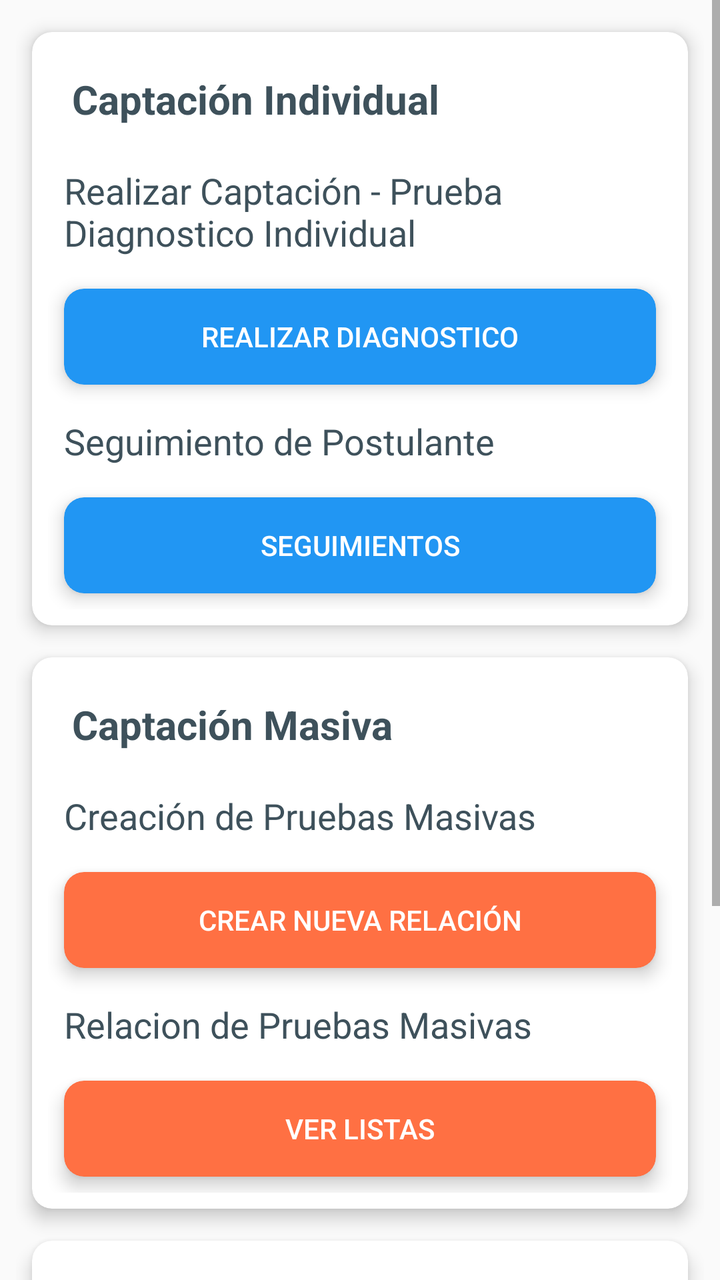
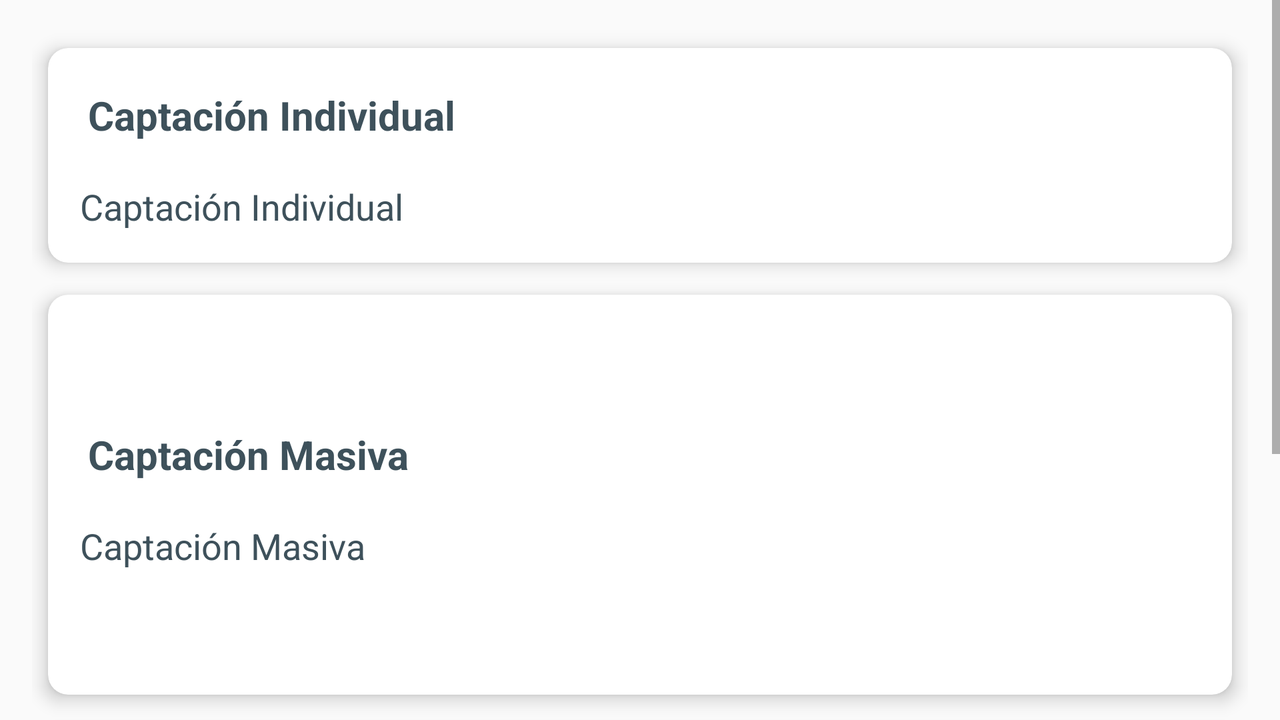

Two renders of one Android screen. The first uses the default layout on a phone; the second uses the alternative layout the repository ships for a different screen configuration, on a matching device. The two XML files are below.
<!-- AndroidManifest.xml: application theme AppTheme.NoActionBar -->
<!-- res/layout/fragment_captacion.xml -->
<FrameLayout xmlns:android="http://schemas.android.com/apk/res/android"
    xmlns:tools="http://schemas.android.com/tools"
    android:layout_width="match_parent"
    android:layout_height="match_parent"
    xmlns:app="http://schemas.android.com/apk/res-auto"
    tools:context="com.example.jesusinca.alianza.Fragments.CaptacionFragment">

   <RelativeLayout
       android:layout_width="match_parent"
       android:layout_height="match_parent">

       <ScrollView
           android:layout_width="match_parent"
           android:layout_height="match_parent">
       <LinearLayout
           android:layout_width="match_parent"
           android:layout_height="wrap_content"
           android:gravity="center"
           android:layout_centerHorizontal="true"
           android:layout_centerVertical="true"
           android:layout_margin="8dp"
           android:orientation="vertical">

           <android.support.v7.widget.CardView
               android:layout_width="match_parent"
               android:layout_height="wrap_content"
               android:padding="16dp"
               app:cardBackgroundColor="@android:color/white"
               app:cardCornerRadius="10dp"
               app:cardElevation="5dp"
               android:layout_margin="8dp">

               <RelativeLayout
                   android:layout_width="match_parent"
                   android:layout_height="match_parent">

               <LinearLayout
                   android:layout_width="match_parent"
                   android:layout_height="wrap_content"
                   android:orientation="vertical"
                   android:gravity="center"
                   android:layout_centerHorizontal="true"
                   android:layout_centerVertical="true"
                   android:layout_margin="8dp">

                   <TextView
                       android:layout_width="match_parent"
                       android:layout_height="wrap_content"
                       style="@style/titulo1"
                       android:text="Captación Individual"/>

                   <TextView
                       android:layout_width="match_parent"
                       android:layout_height="wrap_content"
                       style="@style/titulo2"
                       android:text="Realizar Captación - Prueba Diagnostico Individual"/>

                   <android.support.v7.widget.CardView
                       android:layout_width="match_parent"
                       android:layout_height="wrap_content"
                       app:cardElevation="5dp"
                       app:cardCornerRadius="10dp"
                       app:cardBackgroundColor="@color/blue"
                       android:layout_margin="8dp">
                       <Button
                           android:id="@+id/accion_1"
                           android:layout_width="match_parent"
                           android:layout_height="wrap_content"
                           android:text="Realizar Diagnostico"
                           android:background="@android:color/transparent"
                           android:textColor="@color/colorWhite"
                            />
                   </android.support.v7.widget.CardView>

                   <TextView
                       android:layout_width="match_parent"
                       android:layout_height="wrap_content"
                       style="@style/titulo2"
                       android:text="Seguimiento de Postulante"/>

                   <android.support.v7.widget.CardView
                       android:layout_width="match_parent"
                       android:layout_height="wrap_content"
                       app:cardElevation="5dp"
                       app:cardCornerRadius="10dp"
                       app:cardBackgroundColor="@color/blue"
                       android:layout_margin="8dp">
                       <Button
                           android:id="@+id/accion_2"
                           android:layout_width="match_parent"
                           android:layout_height="wrap_content"
                           android:text="Seguimientos"
                           android:background="@android:color/transparent"
                           android:textColor="@color/colorWhite"
                           />
                   </android.support.v7.widget.CardView>



               </LinearLayout>

               </RelativeLayout>

           </android.support.v7.widget.CardView>

           <android.support.v7.widget.CardView
               android:layout_width="match_parent"
               android:layout_height="wrap_content"
               android:padding="16dp"
               app:cardBackgroundColor="@android:color/white"
               app:cardCornerRadius="10dp"
               app:cardElevation="5dp"
               android:layout_margin="8dp">

               <RelativeLayout
                   android:layout_width="match_parent"
                   android:layout_height="match_parent">

                   <LinearLayout
                       android:layout_width="match_parent"
                       android:layout_height="wrap_content"
                       android:layout_centerHorizontal="true"
                       android:layout_centerVertical="true"
                       android:gravity="center"
                       android:orientation="vertical"
                       android:layout_margin="8dp">

                       <TextView
                           android:layout_width="match_parent"
                           android:layout_height="wrap_content"
                           style="@style/titulo1"
                           android:text="Captación Masiva"/>



                       <TextView
                           android:layout_width="match_parent"
                           android:layout_height="wrap_content"
                           style="@style/titulo2"
                           android:text="Creación de Pruebas Masivas"/>

                       <android.support.v7.widget.CardView
                           android:layout_width="match_parent"
                           android:layout_height="wrap_content"
                           app:cardElevation="5dp"
                           app:cardCornerRadius="10dp"
                           app:cardBackgroundColor="@color/deep_naranja400"
                           android:layout_margin="8dp">
                           <Button
                               android:id="@+id/accion_3"
                               android:layout_width="match_parent"
                               android:layout_height="wrap_content"
                               android:text="Crear Nueva Relación"
                               android:background="@android:color/transparent"
                               android:textColor="@color/colorWhite"
                               />
                       </android.support.v7.widget.CardView>


                       <TextView
                           android:layout_width="match_parent"
                           android:layout_height="wrap_content"
                           style="@style/titulo2"
                           android:text="Relacion de Pruebas Masivas"/>

                       <android.support.v7.widget.CardView
                           android:layout_width="match_parent"
                           android:layout_height="wrap_content"
                           app:cardElevation="5dp"
                           app:cardCornerRadius="10dp"
                           app:cardBackgroundColor="@color/deep_naranja400"
                           android:layout_margin="8dp">
                           <Button
                               android:id="@+id/accion_4"
                               android:layout_width="match_parent"
                               android:layout_height="wrap_content"
                               android:text="Ver Listas"
                               android:background="@android:color/transparent"
                               android:textColor="@color/colorWhite"
                               />
                       </android.support.v7.widget.CardView>

                   </LinearLayout>

               </RelativeLayout>

           </android.support.v7.widget.CardView>

           <android.support.v7.widget.CardView
               android:layout_width="match_parent"
               android:layout_height="wrap_content"
               android:padding="16dp"
               app:cardBackgroundColor="@android:color/white"
               app:cardCornerRadius="10dp"
               app:cardElevation="5dp"
               android:layout_margin="8dp">

               <RelativeLayout
                   android:layout_width="match_parent"
                   android:layout_height="match_parent">

                   <LinearLayout
                       android:layout_width="match_parent"
                       android:layout_height="wrap_content"
                       android:orientation="vertical"
                       android:gravity="center"
                       android:layout_centerHorizontal="true"
                       android:layout_centerVertical="true"
                       android:layout_margin="8dp">

                       <TextView
                           android:layout_width="match_parent"
                           android:layout_height="wrap_content"
                           style="@style/titulo1"
                           android:text="Barrio Intimo"/>

                       <TextView
                           android:layout_width="match_parent"
                           android:layout_height="wrap_content"
                           style="@style/titulo2"
                           android:text="Creación de Evento"/>

                       <android.support.v7.widget.CardView
                           android:layout_width="match_parent"
                           android:layout_height="wrap_content"
                           app:cardElevation="5dp"
                           app:cardCornerRadius="10dp"
                           app:cardBackgroundColor="@color/verde_bajo"
                           android:layout_margin="8dp">
                           <Button
                               android:id="@+id/accion_5"
                               android:layout_width="match_parent"
                               android:layout_height="wrap_content"
                               android:text="Nuevo Evento"
                               android:background="@android:color/transparent"
                               android:textColor="@color/colorWhite"
                               />
                       </android.support.v7.widget.CardView>

                       <TextView
                           android:layout_width="match_parent"
                           android:layout_height="wrap_content"
                           style="@style/titulo2"
                           android:text="Lista de Eventos "/>

                       <android.support.v7.widget.CardView
                           android:layout_width="match_parent"
                           android:layout_height="wrap_content"
                           app:cardElevation="5dp"
                           app:cardCornerRadius="10dp"
                           app:cardBackgroundColor="@color/verde_bajo"
                           android:layout_margin="8dp">
                           <Button
                               android:id="@+id/accion_6"
                               android:layout_width="match_parent"
                               android:layout_height="wrap_content"
                               android:text="Ver Listas"
                               android:background="@android:color/transparent"
                               android:textColor="@color/colorWhite"
                               />
                       </android.support.v7.widget.CardView>


                   </LinearLayout>

               </RelativeLayout>

           </android.support.v7.widget.CardView>
       </LinearLayout>
       </ScrollView>
   </RelativeLayout>
</FrameLayout>
<!-- resources referenced by this layout -->
<resources>
  <item name="blue" type="color">#2196f3</item>
  <color name="colorWhite">#FFFFFF</color>
  <item name="deep_naranja400" type="color">#FF7043</item>
  <item name="verde_bajo" type="color">#81c784</item>
  <style name="titulo1">
          <item name="android:textColor">@color/titulos</item>
          <item name="android:textSize">20sp</item>
          <item name="android:layout_margin">4dp</item>
          <item name="android:padding">8dp</item>
          <item name="android:textStyle">bold</item>
          <item name="android:textAlignment">textStart</item>
      </style>
  <style name="titulo2">
          <item name="android:textColor">@color/titulos</item>
          <item name="android:textSize">18sp</item>
          <item name="android:layout_margin">4dp</item>
          <item name="android:padding">4dp</item>
          <item name="android:textAlignment">textStart</item>
      </style>
  <style name="AppTheme.NoActionBar">
          <item name="windowActionBar">false</item>
          <item name="windowNoTitle">true</item>
      </style>
  <color name="titulos">#3e515b</color>
</resources>
<!-- res/layout-land/fragment_captacion.xml (the repository's variant of the layout above) -->
<!-- drawn on the phone turned sideways -->
<FrameLayout xmlns:android="http://schemas.android.com/apk/res/android"
    xmlns:tools="http://schemas.android.com/tools"
    android:layout_width="match_parent"
    android:layout_height="match_parent"
    xmlns:app="http://schemas.android.com/apk/res-auto"
    tools:context="com.example.jesusinca.alianza.Fragments.CaptacionFragment">

   <RelativeLayout
       android:layout_width="match_parent"
       android:layout_height="match_parent">

       <ScrollView
           android:layout_width="match_parent"
           android:layout_height="match_parent">
       <LinearLayout
           android:layout_width="match_parent"
           android:layout_height="wrap_content"
           android:gravity="center"
           android:layout_centerHorizontal="true"
           android:layout_centerVertical="true"
           android:layout_margin="16dp"
           android:orientation="vertical">

           <android.support.v7.widget.CardView
               android:layout_width="match_parent"
               android:layout_height="wrap_content"
               android:padding="16dp"
               app:cardBackgroundColor="@android:color/white"
               app:cardCornerRadius="10dp"
               app:cardElevation="5dp"
               android:layout_margin="8dp">

               <RelativeLayout
                   android:layout_width="match_parent"
                   android:layout_height="match_parent">

               <LinearLayout
                   android:layout_width="match_parent"
                   android:layout_height="wrap_content"
                   android:orientation="vertical"
                   android:gravity="center"
                   android:layout_centerHorizontal="true"
                   android:layout_centerVertical="true"
                   android:layout_margin="8dp">

                   <TextView
                       android:layout_width="match_parent"
                       android:layout_height="wrap_content"
                       style="@style/titulo1"
                       android:text="Captación Individual"/>

                   <TextView
                       android:layout_width="match_parent"
                       android:layout_height="wrap_content"
                       style="@style/titulo2"
                       android:text="Captación Individual"/>





               </LinearLayout>

               </RelativeLayout>

           </android.support.v7.widget.CardView>

           <android.support.v7.widget.CardView
               android:layout_width="match_parent"
               android:layout_height="200dp"
               android:padding="16dp"
               app:cardBackgroundColor="@android:color/white"
               app:cardCornerRadius="10dp"
               app:cardElevation="5dp"
               android:layout_margin="8dp">

               <RelativeLayout
                   android:layout_width="match_parent"
                   android:layout_height="match_parent">

                   <LinearLayout
                       android:layout_width="match_parent"
                       android:layout_height="wrap_content"
                       android:layout_centerHorizontal="true"
                       android:layout_centerVertical="true"
                       android:gravity="center"
                       android:orientation="vertical"
                       android:layout_margin="8dp">


                       <TextView
                           android:layout_width="match_parent"
                           android:layout_height="wrap_content"
                           style="@style/titulo1"
                           android:text="Captación Masiva"/>

                       <TextView
                           android:layout_width="match_parent"
                           android:layout_height="wrap_content"
                           style="@style/titulo2"
                           android:text="Captación Masiva"/>


                   </LinearLayout>

               </RelativeLayout>

           </android.support.v7.widget.CardView>

           <android.support.v7.widget.CardView
               android:layout_width="match_parent"
               android:layout_height="200dp"
               android:padding="16dp"
               app:cardBackgroundColor="@android:color/white"
               app:cardCornerRadius="10dp"
               app:cardElevation="5dp"
               android:layout_margin="8dp">

               <RelativeLayout
                   android:layout_width="match_parent"
                   android:layout_height="match_parent">

                   <LinearLayout
                       android:layout_width="match_parent"
                       android:layout_height="wrap_content"
                       android:orientation="vertical"
                       android:gravity="center"
                       android:layout_centerHorizontal="true"
                       android:layout_centerVertical="true"
                       android:layout_margin="8dp">

                       <TextView
                           android:layout_width="match_parent"
                           android:layout_height="wrap_content"
                           style="@style/titulo1"
                           android:text="Barrio Intimo"/>

                       <TextView
                           android:layout_width="match_parent"
                           android:layout_height="wrap_content"
                           style="@style/titulo2"
                           android:text="Barrio Intimo"/>


                   </LinearLayout>

               </RelativeLayout>

           </android.support.v7.widget.CardView>
       </LinearLayout>
       </ScrollView>
   </RelativeLayout>
</FrameLayout>
<!-- resources referenced by the variant -->
<!-- as the phone turned sideways resolves them -->
<resources>
  <style name="titulo1">
          <item name="android:textColor">@color/titulos</item>
          <item name="android:textSize">20sp</item>
          <item name="android:layout_margin">4dp</item>
          <item name="android:padding">8dp</item>
          <item name="android:textStyle">bold</item>
          <item name="android:textAlignment">textStart</item>
      </style>
  <style name="titulo2">
          <item name="android:textColor">@color/titulos</item>
          <item name="android:textSize">18sp</item>
          <item name="android:layout_margin">4dp</item>
          <item name="android:padding">4dp</item>
          <item name="android:textAlignment">textStart</item>
      </style>
  <style name="AppTheme.NoActionBar">
          <item name="windowActionBar">false</item>
          <item name="windowNoTitle">true</item>
      </style>
  <color name="titulos">#3e515b</color>
</resources>
